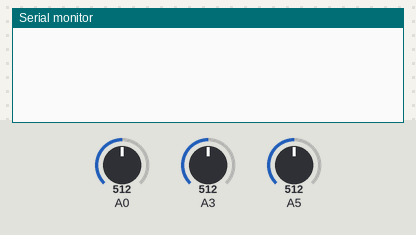
Bench run of a sketch on a simulated Arduino Uno, built with avr-gcc and run on an emulated ATmega328P. Parts: the last lines printed to the serial monitor. The inputs (shaded band) are chosen by the test bench; at power-on: A0 = 512, A3 = 512, A5 = 512.

Above: at 2.8 s.
2.9 s: A0 set to 0
At 5.2 s:
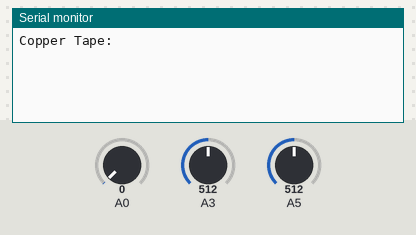
7.5 s: A3 set to 0
At 8.8 s:
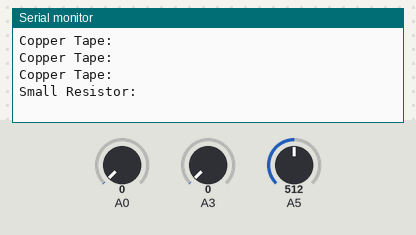
11.5 s: A5 set to 0
At 12.5 s:
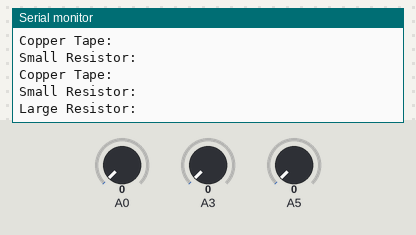

Measured:
- after the input at 2.9 s, the serial monitor: prints a new line after 1.1 s (image 1)
- after the input at 7.5 s, the serial monitor: prints a new line after 0.52 s (image 2)
- after the input at 11.5 s, the serial monitor: prints a new line after 0.54 s (image 3)

The sketch:

Capacitor_Book_Test.ino
```cpp
void setup() {
  // put your setup code here, to run once:
  Serial.begin(9600);
}

void loop() {
  // put your main code here, to run repeatedly:
  // Copper Tape only
  int noRes = analogRead(A0);
  // 220ohm Resistor
  int lowRes = analogRead(A3);
  // 1000ohm Resistor
  int highRes = analogRead(A5);

  Serial.println("Copper Tape:" + noRes);
  Serial.println("Small Resistor:" + lowRes);
  Serial.println("Large Resistor:" + highRes);
  delay(2000);
}
```
